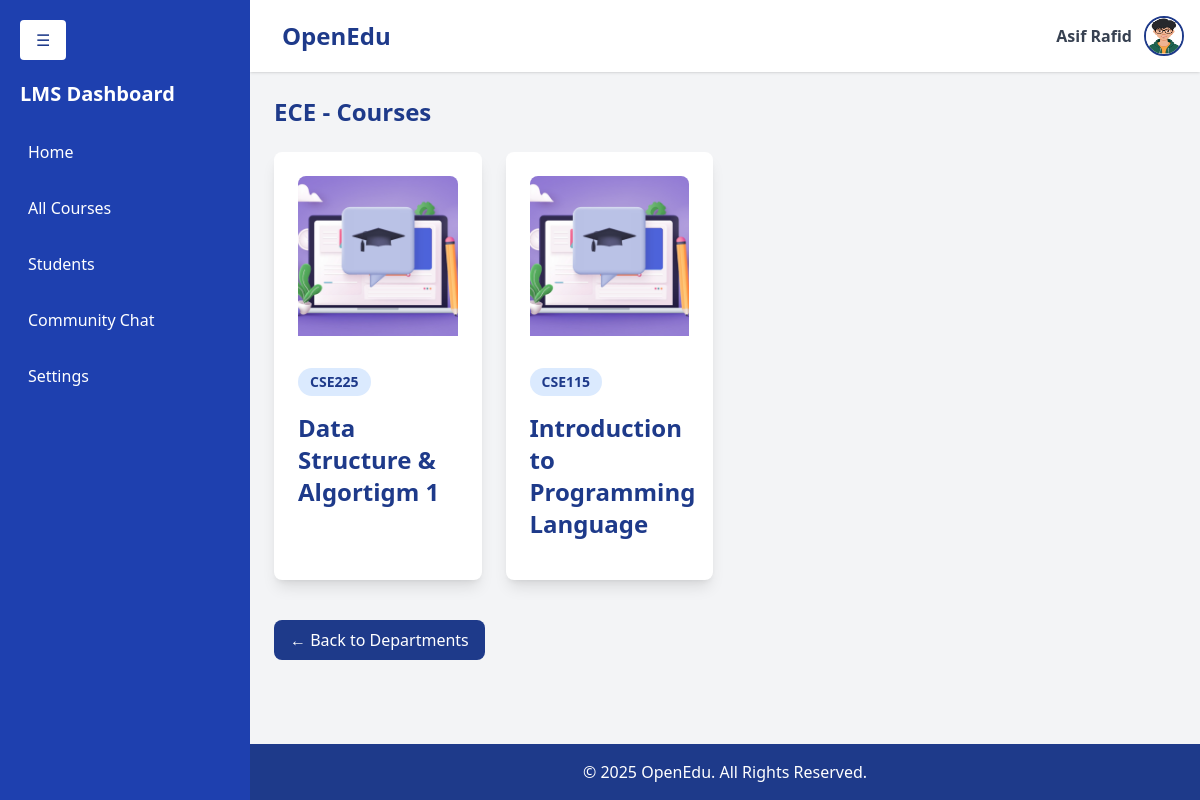
The page /lms/department=7/ (signed in) on the database its author committed.
### accounts/models.py (models this page shows, shortened)
class User(AbstractUser):
    contact = models.CharField(max_length=15, blank=True, null=True)
    profilepicture = models.ImageField(upload_to='images/profilepictures', blank=True, null=True,default='images/profilepictures/rafid1.jpg')
    role=models.TextField(default='user')
    course=models.IntegerField(default=-1)
    department=models.IntegerField(default=-1)
    groups = models.ManyToManyField(
        'auth.Group',
        related_name='custom_user_set',
        blank=True
    )
    user_permissions = models.ManyToManyField(
        'auth.Permission',
        related_name='custom_user_permissions_set',
        blank=True
    )

### lms/models.py (models this page shows, shortened)
class Department(models.Model):
    id = models.AutoField(primary_key=True)  # Automatically generates a primary key
    name = models.CharField(max_length=255, unique=True)  # Unique name field
    image = models.ImageField(upload_to='images/department/', null=True,default='images/department/default.jpg')
    description=models.TextField(max_length=255,default="The Department fosters innovative research and interdisciplinary collaboration, focusing on conceptual exploration and advanced academic problem-solving techniques.")

class Course(models.Model):
    id = models.AutoField(primary_key=True)  # Automatically generates a primary key
    course_code = models.CharField(max_length=6, unique=True)  # Unique course code
    course_name = models.CharField(max_length=50)  # Course name
    course_description = models.TextField(
        default="This course provides a comprehensive overview of essential topics, methodologies, and concepts. Further details will be provided."
    )  # Description of the course
    department = models.ForeignKey('Department', related_name='courses', on_delete=models.CASCADE)  # Foreign key to Department
    image = models.ImageField(upload_to='images/course/', null=True, default='images/course/default.jpg')  # Course image

### lms/views.py (the view)
# urls.py: path('department=<int:id>/', deptcourses, name='deptcourses'),
@login_required
def deptcourses(request,id):
    department=Department.objects.get(id=id)
    courses = Course.objects.filter(department=department).order_by('course_name')
    showAddButton=(request.user.role=='master')or(request.user.department==department.id)
    showUpdateCourseModal=(request.user.role=='master')or(request.user.department==department.id)
    showCourseModal=(request.user.role=='master')or(request.user.department==department.id)
    context={'name':request.user.username,'courses':courses , 'department': department,
             'showCourseModal':showCourseModal,'showUpdateCourseModal':showUpdateCourseModal,'showAddButton':showAddButton}
    return render(request,'lms/deptcourses.html',context)

### lms/templates/lms/deptcourses.html (shortened to what this page needs)
{% extends 'dashboard.html' %} {% block content %} {% load static %}
<div class="p-6 flex-grow" style="overflow: auto">
  <h2 class="text-2xl font-bold text-blue-900 mb-6">
    {{ department.name }} - Courses
  </h2>
  <div
    class="grid grid-cols-1 sm:grid-cols-2 md:grid-cols-3 lg:grid-cols-4 gap-6"
  >
    {% if courses %} {% for course in courses %}
    <div
      class="card bg-white p-6 rounded-lg shadow-lg cursor-pointer hover:shadow-xl transition duration-300 transform hover:scale-105 relative"
    >
      <a
        href="{% url 'course_facs' dept_id=department.id course_id=course.id %}"
      >
        <img
          src="{{ course.image.url }}"
          alt="Course Image"
          class="w-full h-40 object-cover rounded-t-lg mb-8"
        />
      </a>
      <div class="flex items-center mb-4">
        <span
          class="text-sm font-semibold text-blue-900 bg-blue-100 px-3 py-1 rounded-full"
        >
          {{ course.course_code }}
        </span>
      </div>
      <h3 class="text-2xl font-semibold text-blue-900 mb-2">
        {{ course.course_name }}
      </h3>
    </div>
    {% endfor %} {% else %}
    <p class="text-gray-500">No Courses found in this department.</p>
    {% endif %}
  </div>
  <div class="mt-10">
    <a
      href="{% url 'departments' %}"
      class="inline-block bg-blue-900 text-white px-4 py-2 rounded-lg hover:bg-blue-700"
    >
      ← Back to Departments
    </a>
  </div>
</div>
{% endblock %}

### home/templates/inc/header.html (shortened to what this page needs)
<header class="bg-white shadow p-4 flex justify-between items-center relative">
  <div class="flex items-center space-x-4">
    <h1 class="text-2xl font-bold text-blue-900">OpenEdu</h1>
  </div>
  <div class="flex items-center space-x-3 relative">
    <span class="text-gray-700 font-semibold">
      {{ request.user.first_name }} {{ request.user.last_name }}
    </span>
    <a
      href="javascript:void(0);"
      onclick="toggleDropdownProfile()"
      class="w-10 h-10"
    >
      <img
        src="{{ request.user.profilepicture.url }}"
        alt="Profile"
        class="w-10 h-10 rounded-full border-2 border-blue-900"
      />
    </a>
  </div>
</header>

### home/static/css/dashboard.css (style rules this page uses)
.card { transition: transform 0.3s ease-in-out; }

### rows shown on the page
User: user.first_name "Asif", user.last_name "Rafid", user.profilepicture (picture)
Department: name "ECE"
Course: image (placeholder picture), course_code "CSE225", course_name "Data Structure & Algortigm 1"
Course: image (placeholder picture), course_code "CSE115", course_name "Introduction to Programming Language"
